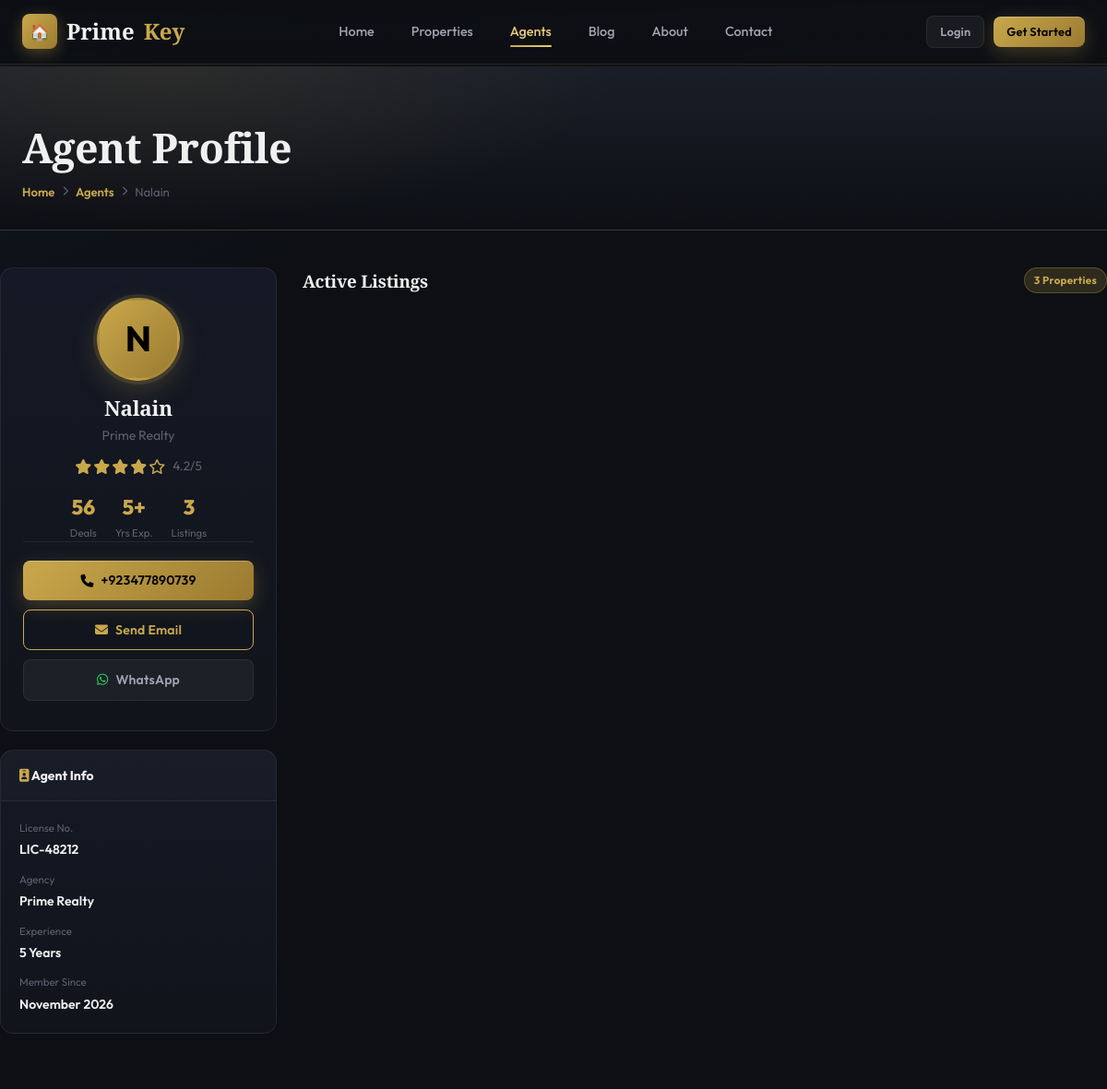
/agents/1 (upper part), run on an earlier commit of the app's database.
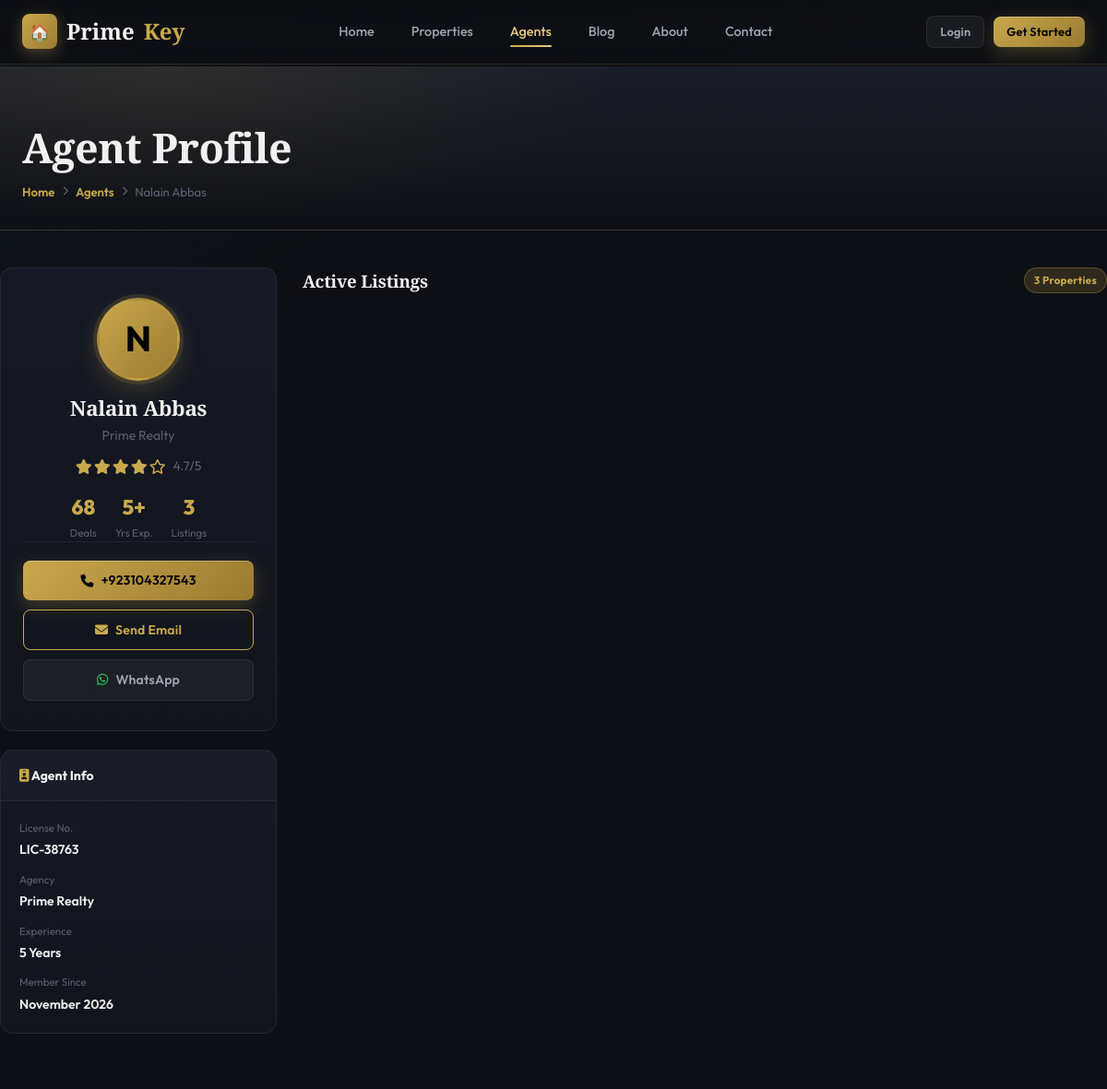
And on a later commit of the database.
### app/models.py (models this page shows)
class User(db.Model):
    __tablename__ = 'users'
    id           = db.Column(db.Integer, primary_key=True)
    name         = db.Column(db.String(100), nullable=False)
    email        = db.Column(db.String(120), unique=True, nullable=False)
    password     = db.Column(db.String(200), nullable=False)
    phone        = db.Column(db.String(20))
    cnic         = db.Column(db.String(20))
    profile_pic  = db.Column(db.String(200), default='default_user.png')
    role_id      = db.Column(db.Integer, db.ForeignKey('roles.id'), nullable=False, default=3)
    is_active    = db.Column(db.Boolean, default=True)
    created_at   = db.Column(db.DateTime, default=datetime.utcnow)
    role              = db.relationship('Role', back_populates='users')
    agent_profile     = db.relationship('Agent', back_populates='user', uselist=False)
    favorites         = db.relationship('Favorite', back_populates='client', lazy=True)
    inquiries         = db.relationship('Inquiry', back_populates='client', lazy=True)
    offers            = db.relationship('Offer', back_populates='client', lazy=True)
    deals_as_buyer    = db.relationship('Deal', foreign_keys='Deal.buyer_id', back_populates='buyer', lazy=True)
    site_visits       = db.relationship('SiteVisit', foreign_keys='SiteVisit.client_id', back_populates='client', lazy=True)
    notifications     = db.relationship('Notification', back_populates='user', lazy=True)
    activity_logs     = db.relationship('ActivityLog', back_populates='user', lazy=True)
    blogs             = db.relationship('Blog', back_populates='author', lazy=True)
    shortlists        = db.relationship('Shortlist', back_populates='client', lazy=True)
    property_views    = db.relationship('PropertyView', back_populates='user', lazy=True)
    search_logs       = db.relationship('SearchLog', back_populates='user', lazy=True)
    reviews_given     = db.relationship('AgentReview', back_populates='client', lazy=True)
    rent_as_tenant    = db.relationship('RentAgreement', foreign_keys='RentAgreement.tenant_id', back_populates='tenant', lazy=True)
    maintenance_reqs  = db.relationship('MaintenanceRequest', back_populates='tenant', lazy=True)
    coupon_uses       = db.relationship('CouponUse', back_populates='user', lazy=True)
    business_reports  = db.relationship('BusinessReport', back_populates='generated_by_user', lazy=True)

class Agent(db.Model):
    __tablename__ = 'agents'
    id               = db.Column(db.Integer, primary_key=True)
    user_id          = db.Column(db.Integer, db.ForeignKey('users.id'), unique=True, nullable=False)
    agency_name      = db.Column(db.String(150))
    license_no       = db.Column(db.String(50))
    experience_years = db.Column(db.Integer, default=0)
    bio              = db.Column(db.Text)
    rating           = db.Column(db.Float, default=0.0)
    total_deals      = db.Column(db.Integer, default=0)
    user        = db.relationship('User', back_populates='agent_profile')
    properties  = db.relationship('Property', back_populates='agent', lazy=True)
    commissions = db.relationship('Commission', back_populates='agent', lazy=True)
    reviews     = db.relationship('AgentReview', back_populates='agent', lazy=True)
    deals       = db.relationship('Deal', foreign_keys='Deal.agent_id', back_populates='agent', lazy=True)
    site_visits = db.relationship('SiteVisit', foreign_keys='SiteVisit.agent_id', back_populates='agent', lazy=True)

### app/blueprints/public/routes.py (the view)
@public_bp.route('/agents/<int:agent_id>')
def agent_detail(agent_id):
    agent      = Agent.query.get_or_404(agent_id)
    properties = Property.query.filter_by(agent_id=agent_id, status='Available').limit(6).all()
    reviews    = agent.reviews if hasattr(agent, 'reviews') else []
    return render_template('agent_detail.html', agent=agent,
                           properties=properties, reviews=reviews)

### app/templates/agent_detail.html (shortened to what the changed rows need)
{% extends 'base.html' %}
{% block content %}
<div class="page-header">
  <div class="container">
    <h1>Agent Profile</h1>
    <div class="breadcrumb">
      <a href="{{ url_for('public.index') }}">Home</a>
      <i class="fa-solid fa-chevron-right" style="font-size:0.65rem;"></i>
      <a href="{{ url_for('public.agents_list') }}">Agents</a>
      <i class="fa-solid fa-chevron-right" style="font-size:0.65rem;"></i>
      <span>{{ agent.user.name }}</span>
    </div>
  </div>
</div>
<div class="container py-40">
  <div class="d-flex gap-28" style="align-items:flex-start;flex-wrap:wrap;">
    <div style="width:300px;flex-shrink:0;">
      <div class="card mb-20">
        <div class="card-body" style="text-align:center;padding:32px 24px;">
          <div class="agent-avatar" style="width:90px;height:90px;font-size:2.4rem;margin:0 auto 16px;">
            {{ agent.user.name[0].upper() }}
          </div>
          <h2 style="font-family:'Playfair Display',serif;font-size:1.4rem;font-weight:900;color:var(--text-primary);margin-bottom:4px;">
            {{ agent.user.name }}
          </h2>
          <p style="font-size:0.875rem;color:var(--text-muted);margin-bottom:12px;">
            {{ agent.agency_name or 'PrimeKey Estates' }}
          </p>
          <div class="agent-rating justify-center mb-16">
            {% set r = agent.rating|float %}
            {% for i in range(5) %}
              <i class="fa-{{ 'solid' if i < r|int else 'regular' }} fa-star" style="color:var(--gold);font-size:1rem;"></i>
            {% endfor %}
            <span style="color:var(--text-muted);font-size:0.85rem;margin-left:6px;">{{ '%.1f'|format(r) }}/5</span>
          </div>
          <div class="d-flex justify-center gap-20 mb-20 pb-20" style="border-bottom:1px solid var(--border-subtle);">
            <div style="text-align:center;">
              <div style="font-size:1.4rem;font-weight:800;color:var(--gold);">{{ agent.total_deals or 0 }}</div>
              <div style="font-size:0.72rem;color:var(--text-muted);">Deals</div>
            </div>
            <div style="text-align:center;">
              <div style="font-size:1.4rem;font-weight:800;color:var(--gold);">{{ agent.experience_years or 0 }}+</div>
              <div style="font-size:0.72rem;color:var(--text-muted);">Yrs Exp.</div>
            </div>
            <div style="text-align:center;">
            </div>
          </div>
          <div class="d-flex flex-col gap-10">
            {% if agent.user.phone %}
            <a href="tel:{{ agent.user.phone }}" class="btn btn-primary btn-block">
              <i class="fa-solid fa-phone"></i> {{ agent.user.phone }}
            </a>
            {% endif %}
            <a href="mailto:{{ agent.user.email }}" class="btn btn-outline btn-block">
              <i class="fa-solid fa-envelope"></i> Send Email
            </a>
            <a href="https://wa.me/{{ agent.user.phone|replace('+','') }}" target="_blank" class="btn btn-ghost btn-block">
              <i class="fab fa-whatsapp" style="color:#25d366;"></i> WhatsApp
            </a>
          </div>
        </div>
      </div>
      <div class="card">
        <div class="card-body">
          <div class="d-flex flex-col gap-12">
            {% if agent.license_no %}
            <div>
              <div style="font-size:0.72rem;color:var(--text-muted);margin-bottom:3px;">License No.</div>
              <div style="font-size:0.875rem;font-weight:600;color:var(--text-primary);">{{ agent.license_no }}</div>
            </div>
            {% endif %}
            <div>
              <div style="font-size:0.72rem;color:var(--text-muted);margin-bottom:3px;">Agency</div>
              <div style="font-size:0.875rem;font-weight:600;color:var(--text-primary);">{{ agent.agency_name or '—' }}</div>
            </div>
            <div>
              <div style="font-size:0.72rem;color:var(--text-muted);margin-bottom:3px;">Experience</div>
              <div style="font-size:0.875rem;font-weight:600;color:var(--text-primary);">{{ agent.experience_years or 0 }} Years</div>
            </div>
            <div>
              <div style="font-size:0.72rem;color:var(--text-muted);margin-bottom:3px;">Member Since</div>
              <div style="font-size:0.875rem;font-weight:600;color:var(--text-primary);">{{ agent.user.created_at.strftime('%B %Y') if agent.user.created_at else '—' }}</div>
            </div>
          </div>
        </div>
      </div>
    </div>
  </div>
</div>
{% endblock %}

What changed in the data, as far as the page shows it:
changed User: user.name "Nalain" → "Nalain Abbas"; user.phone "+923477890739" → "+923104327543"
changed Agent "Prime Realty": rating "4.2" → "4.7"; total_deals "56" → "68"; license_no "LIC-48212" → "LIC-38763"
